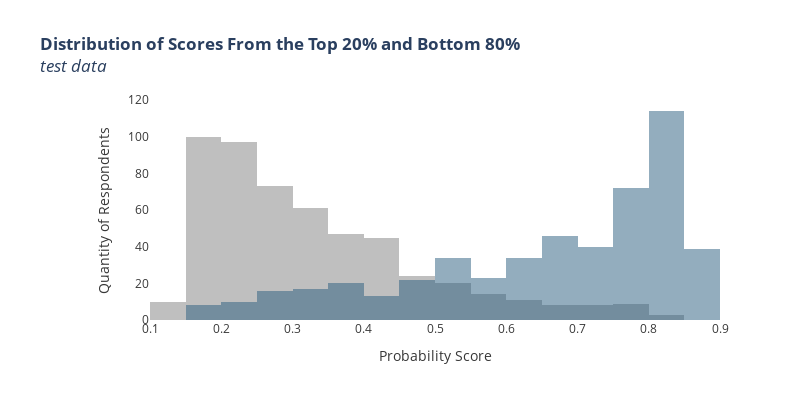

The notebook cell this image was saved under:
### Code cell
#visualization plotting 
#############################

#calculating scores
scores = pd.DataFrame(vote_best.predict_proba(Xtest)).iloc[:,1]
scores = pd.DataFrame([scores.values, ytest.values]).transpose()
scores.columns = ['score', 'target']

# Add histogram data
x0 = scores[scores['target'] == 0]['score']
x1 = scores[scores['target'] == 1]['score']

bottom80 = go.Histogram(
    x=x0,
    opacity=0.5,
    marker={'color': 'grey'},
    name='Bottom 80%'

)
top20 = go.Histogram(
    x=x1,
    opacity=0.5,
    marker={'color': '#295D7F'},
    name='Top 20%'   
)

#annot_dict = [{'x': 0.2, 'y': 180, 'text': 'The 80% less paid tend<br>to have lower scores','color': 'gray'},
#              {'x': 0.75, 'y': 95, 'text': 'Top 20% tend to have<br>higher scores','color': 'mediumaquamarine'}]

layout = gen_layout('<b>Distribution of Scores From the Top 20% and Bottom 80%</b><br><i>test data</i>', 
                    'Probability Score',
                    'Quantity of Respondents',
                    #annotations=gen_annotations(annot_dict),
                    lmarg=150, h=400,
                    )
layout['barmode'] = 'overlay'

data = [bottom80, top20]
layout = go.Layout(layout)
fig = go.Figure(data=data, layout=layout)


iplot(fig)

### Figure 1 — Plotly figure (JSON) as saved in the notebook; plotly's stock layout.template omitted (floating-point values rounded to 4 significant figures; data arrays with more than 128 entries replaced by an {"elided": "..."} marker saying what was removed)
{"data": [{"marker": {"color": "grey"}, "name": "Bottom 80%", "opacity": 0.5, "type": "histogram", "x": {"elided": "530 float values"}}, {"marker": {"color": "#295D7F"}, "name": "Top 20%", "opacity": 0.5, "type": "histogram", "x": {"elided": "508 float values"}}], "layout": {"barmode": "overlay", "height": 400, "margin": {"l": 150}, "plot_bgcolor": "rgba(0,0,0,0)", "showlegend": false, "title": {"text": "<b>Distribution of Scores From the Top 20% and Bottom 80%</b><br><i>test data</i>"}, "width": 800, "xaxis": {"color": "#383838", "showgrid": false, "title": {"font": {"color": "#383838"}, "text": "Probability Score"}}, "yaxis": {"color": "#383838", "showgrid": false, "title": {"font": {"color": "#383838"}, "text": "Quantity of Respondents"}}}}
